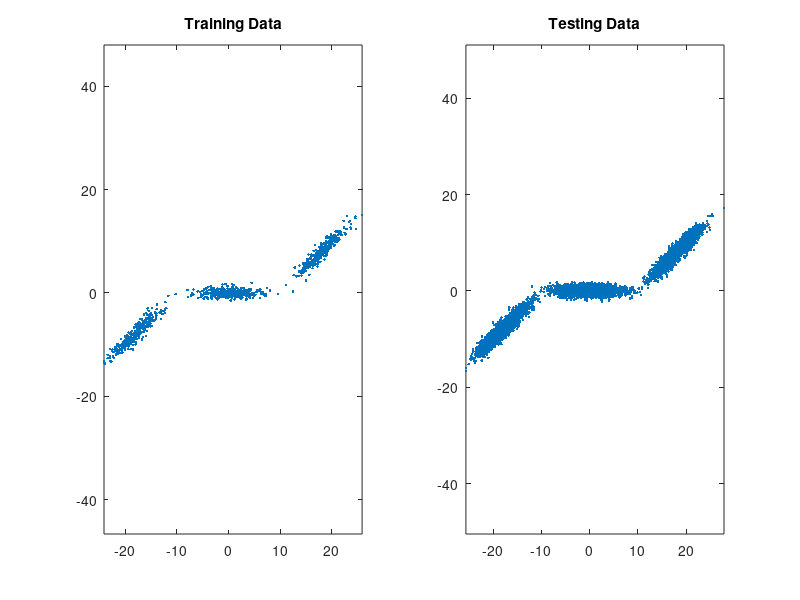

The MATLAB source for this figure: (Note: this script raises an error after producing the figure.)
%% Generate Data

clear all, close all, clc

plotData = 1;
n = 2; Ntrain = 1000; Ntest = 10000; 
alpha = [0.33,0.34,0.33]; % must add to 1.0
meanVectors = [-18 0 18;-8 0 8];
covEvalues = [3.2^2 0;0 0.6^2];
covEvectors(:,:,1) = [1 -1;1 1]/sqrt(2);
covEvectors(:,:,2) = [1 0;0 1];
covEvectors(:,:,3) = [1 -1;1 1]/sqrt(2);

t = rand(1,Ntrain);
ind1 = find(0 <= t & t <= alpha(1));
ind2 = find(alpha(1) < t & t <= alpha(1)+alpha(2));
ind3 = find(alpha(1)+alpha(2) <= t & t <= 1);
Xtrain = zeros(n,Ntrain);
Xtrain(:,ind1) = covEvectors(:,:,1)*covEvalues^(1/2)*randn(n,length(ind1))+meanVectors(:,1);
Xtrain(:,ind2) = covEvectors(:,:,2)*covEvalues^(1/2)*randn(n,length(ind2))+meanVectors(:,2);
Xtrain(:,ind3) = covEvectors(:,:,3)*covEvalues^(1/2)*randn(n,length(ind3))+meanVectors(:,3);

t = rand(1,Ntest);
ind1 = find(0 <= t & t <= alpha(1));
ind2 = find(alpha(1) < t & t <= alpha(1)+alpha(2));
ind3 = find(alpha(1)+alpha(2) <= t & t <= 1);
Xtest = zeros(n,Ntrain);
Xtest(:,ind1) = covEvectors(:,:,1)*covEvalues^(1/2)*randn(n,length(ind1))+meanVectors(:,1);
Xtest(:,ind2) = covEvectors(:,:,2)*covEvalues^(1/2)*randn(n,length(ind2))+meanVectors(:,2);
Xtest(:,ind3) = covEvectors(:,:,3)*covEvalues^(1/2)*randn(n,length(ind3))+meanVectors(:,3);

if plotData == 1
    figure(1), subplot(1,2,1),
    plot(Xtrain(1,:),Xtrain(2,:),'.')
    title('Training Data'), axis equal,
    subplot(1,2,2),
    plot(Xtest(1,:),Xtest(2,:),'.')
    title('Testing Data'), axis equal,
end


%%
data = Xtrain(1,:);
label = Xtrain(2,:);
indices = crossvalind('Kfold',Xtrain(2,:),10);
%%
tsfn_fun = ["logsig","poslin"];
%hidden_units = [2 5 7 10 25 50 100];
hidden_units = [2 5 10 15 25 50];
for i = 1:length(tsfn_fun)
    tsfn_ = tsfn_fun(i);
    for j = 1:length(hidden_units)
        hidden = hidden_units(j);
        net = define_NN(tsfn_,hidden);
        mean_cv = 0;
        for k = 1:10
            test_data = (indices == k); 
            train_data = ~test_data;
            trained_net = train(net,data(train_data),label(train_data));
            y_pred = trained_net(data(test_data));
            MSE = perform(trained_net,y_pred,label(test_data));
            cv(k) = MSE;
            if k == 10
                mean_cv = mean(cv);
            end
        end
        metrics(i,j) = mean_cv;
        fprintf("Transfer Fun %s - # Hidden Units %d - MSE %f\n",tsfn_,hidden,mean_cv)
        pause(0.00001)
    end
end
%%
[minimum,idx] = min(metrics,[],'all','linear');
[act_idx,hidden_idx] = ind2sub(size(metrics),idx);
transfer_fun = tsfn_fun(act_idx);
hidden_unit = hidden_units(hidden_idx);
fprintf("Best TSFN Function %s - Best # Hidden Units %d\n",transfer_fun,hidden_unit)
%%
net = define_NN(transfer_fun,hidden_unit);
trained_net = train(net,data,label);

y_pred = trained_net(Xtest(1,:));
figure(1)
subplot(1,2,2)
hold on
plot(Xtest(1,:),y_pred,'r*')
MSE_FINAL = perform(net,y_pred,Xtest(2,:))


%% Show validation results
figure
i = 1:length(hidden_units);
bar(i,metrics','grouped');
g = gca;
xticklabels = {'2','5','10','15','25','50'}';
g.XTickLabel = xticklabels;
legend(["Feature 1","Feature 2",]);
ylabel("Mean Square Error")
title("MSE vs # of Hidden Nuerons")






